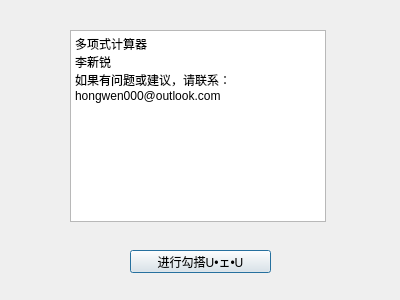
<?xml version="1.0" encoding="UTF-8"?>
<ui version="4.0">
 <class>About</class>
 <widget class="QDialog" name="About">
  <property name="geometry">
   <rect>
    <x>0</x>
    <y>0</y>
    <width>400</width>
    <height>300</height>
   </rect>
  </property>
  <property name="windowTitle">
   <string>Dialog</string>
  </property>
  <widget class="QPushButton" name="pushButton">
   <property name="geometry">
    <rect>
     <x>130</x>
     <y>250</y>
     <width>141</width>
     <height>23</height>
    </rect>
   </property>
   <property name="text">
    <string>进行勾搭U•ェ•U</string>
   </property>
  </widget>
  <widget class="QTextBrowser" name="textBrowser">
   <property name="geometry">
    <rect>
     <x>70</x>
     <y>30</y>
     <width>256</width>
     <height>192</height>
    </rect>
   </property>
   <property name="html">
    <string>&lt;!DOCTYPE HTML PUBLIC &quot;-//W3C//DTD HTML 4.0//EN&quot; &quot;http://www.w3.org/TR/REC-html40/strict.dtd&quot;&gt;
&lt;html&gt;&lt;head&gt;&lt;meta name=&quot;qrichtext&quot; content=&quot;1&quot; /&gt;&lt;style type=&quot;text/css&quot;&gt;
p, li { white-space: pre-wrap; }
&lt;/style&gt;&lt;/head&gt;&lt;body style=&quot; font-family:'.SF NS Text'; font-size:13pt; font-weight:400; font-style:normal;&quot;&gt;
&lt;p style=&quot; margin-top:0px; margin-bottom:0px; margin-left:0px; margin-right:0px; -qt-block-indent:0; text-indent:0px;&quot;&gt;&lt;span style=&quot; font-family:'SimSun'; font-size:9pt;&quot;&gt;多项式计算器&lt;/span&gt;&lt;/p&gt;
&lt;p style=&quot; margin-top:0px; margin-bottom:0px; margin-left:0px; margin-right:0px; -qt-block-indent:0; text-indent:0px;&quot;&gt;&lt;span style=&quot; font-family:'SimSun'; font-size:9pt;&quot;&gt;李新锐&lt;/span&gt;&lt;/p&gt;
&lt;p style=&quot; margin-top:0px; margin-bottom:0px; margin-left:0px; margin-right:0px; -qt-block-indent:0; text-indent:0px;&quot;&gt;&lt;span style=&quot; font-family:'SimSun'; font-size:9pt;&quot;&gt;如果有问题或建议，请联系：hongwen000@outlook.com&lt;/span&gt;&lt;/p&gt;&lt;/body&gt;&lt;/html&gt;</string>
   </property>
  </widget>
 </widget>
 <resources/>
 <connections>
  <connection>
   <sender>pushButton</sender>
   <signal>clicked()</signal>
   <receiver>About</receiver>
   <slot>close()</slot>
   <hints>
    <hint type="sourcelabel">
     <x>200</x>
     <y>261</y>
    </hint>
    <hint type="destinationlabel">
     <x>199</x>
     <y>149</y>
    </hint>
   </hints>
  </connection>
 </connections>
</ui>
